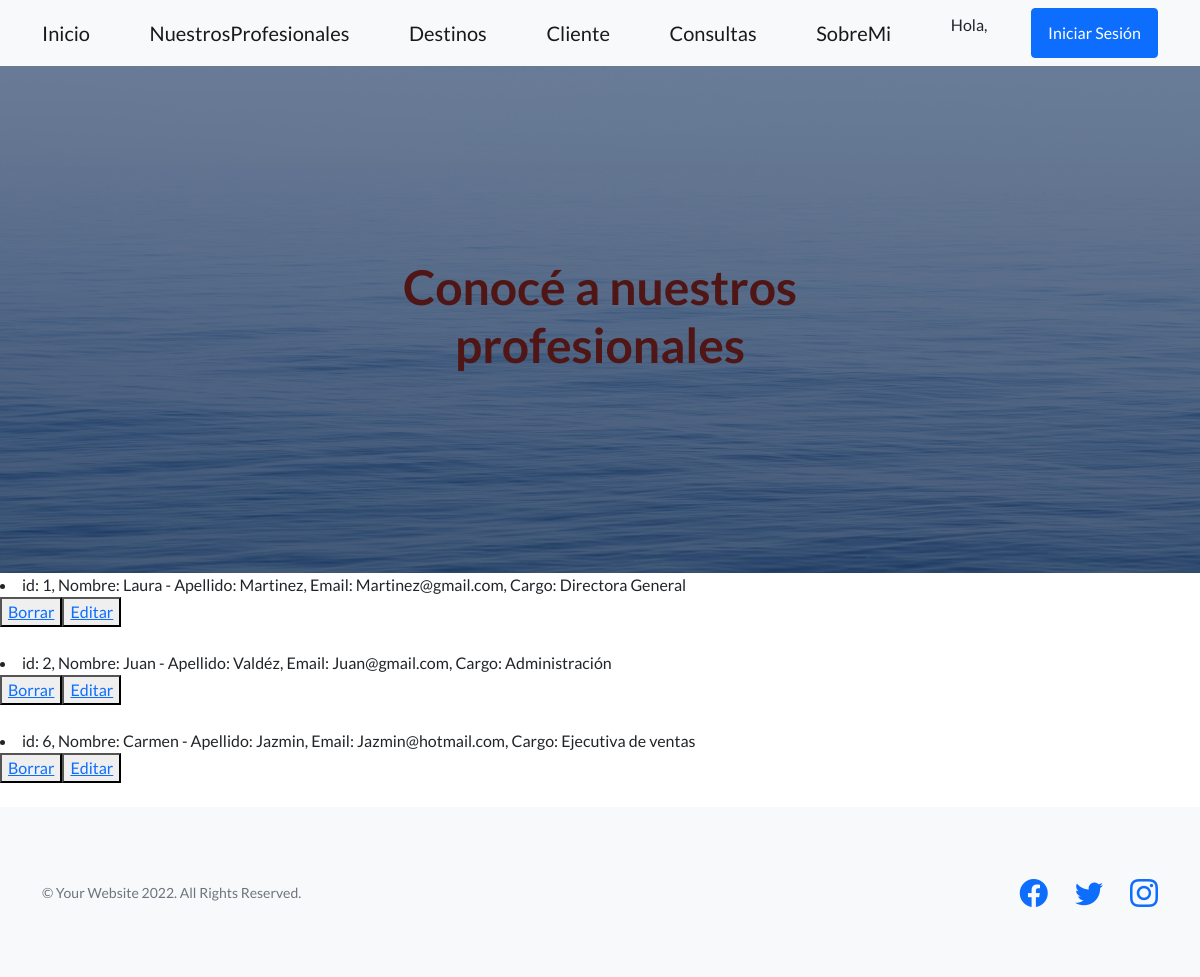
/Turismo/listaProfes/, run on an earlier commit of the app's database.
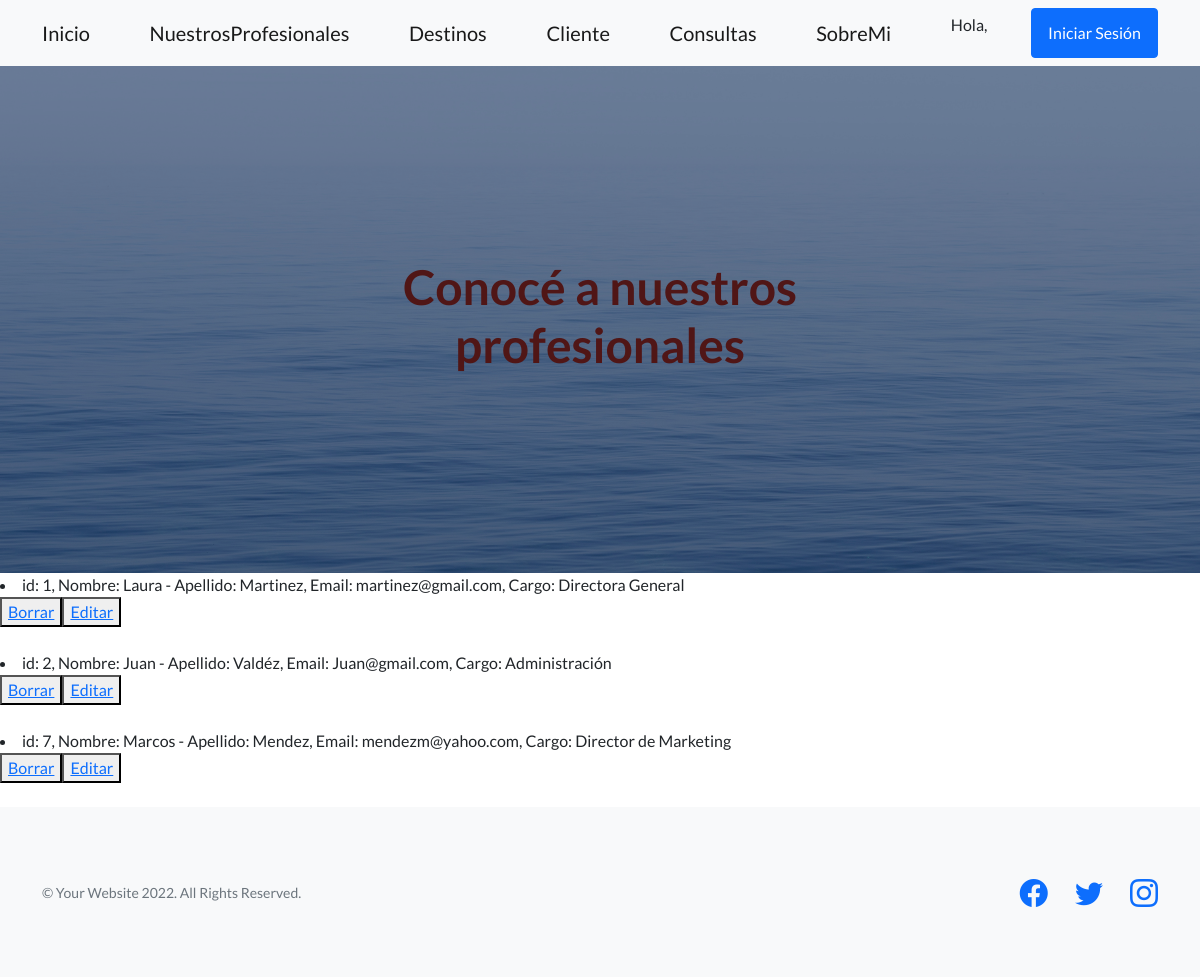
And on a later commit of the database.
### Turismo/models.py (models this page shows)
class Profesionales(models.Model):
    nombre = models.CharField(max_length=40)
    apellido = models.CharField(max_length=40)
    email = models.EmailField()
    cargo = models.CharField(max_length=40, default="")
    def __str__(self):
        return f" id: {self.id}, Nombre: {self.nombre} - Apellido: {self.apellido},  Email: {self.email}, Cargo: {self.cargo}"
    class Meta:
        verbose_name_plural = "Profesionales"

### Turismo/views.py (the view)
# urls.py: path('listaProfes/', views.listaProfesionales, name="ListaProfesionales"),
def listaProfesionales(request):
        profesionales = Profesionales.objects.all()
        contexto = {"profesionales":profesionales}
        return render(request, "Turismo/leerProfesionales.html",contexto)

### Turismo/templates/Turismo/leerProfesionales.html (shortened to what this page needs)
{% extends "Turismo/padre.html" %}
{% load static %}
{% block informacionQueCambia %}
<h1 style="color:rgb(80, 22, 22)"> Conocé a nuestros profesionales </h1>
{% endblock %}
{% block contenidoBajo %}
{% for p in profesionales %}
<li>{{p}}</li>
<button>
    <a href="{% url 'BorrarProfes' p.nombre %}">Borrar</a>
</button><button>
    <a href="{% url 'EditarProfes' p.nombre %}">Editar</a>
</button>
<br>
{% endfor %}
{% endblock %}

### Turismo/templates/Turismo/padre.html (shortened to what this page needs)
<!DOCTYPE html>
<html lang="en">
    <head>
        {% load static %}
        <link href="https://cdn.jsdelivr.net/npm/bootstrap-icons@1.5.0/font/bootstrap-icons.css" rel="stylesheet" type="text/css" />
        <link href="{% static 'Turismo/css/styles.css' %}" rel="stylesheet" />
    </head>
    <body>
        <nav class="navbar navbar-light bg-light static-top">
            <div class="container">
                <a class="navbar-brand" href="{% url 'Inicio' %}">Inicio</a>
                <a class="navbar-brand" href="{% url 'ListaProfesionales' %}">NuestrosProfesionales</a>
                <a class="navbar-brand" href="{% url 'Destinos' %}">Destinos</a>
                <a class="navbar-brand" href="{% url 'Cliente' %}">Cliente</a>
                <a class="navbar-brand" href="{% url 'Consultas' %}">Consultas</a>
                <a class="navbar-brand" href="{% url 'Abautme' %}">SobreMi</a>
                <p>Hola, {{user.username}}</p>
                <a class="btn btn-primary" href="{% url 'Login' %}">Iniciar Sesión</a>
            </div>
        </nav>
        <header class="masthead">
            <div class="container position-relative">
                <div class="row justify-content-center">
                    <div class="col-xl-6">
                        <div class="text-center text-white">
                            {% block informacionQueCambia %}
                            {% endblock %}
                        </div>
                    </div>
                </div>
            </div>
        </header>
{% block contenidoBajo %}
{% endblock %}
        <footer class="footer bg-light">
            <div class="container">
                <div class="row">
                    <div class="col-lg-6 h-100 text-center text-lg-start my-auto">
                        <p class="text-muted small mb-4 mb-lg-0">&copy; Your Website 2022. All Rights Reserved.</p>
                    </div>
                    <div class="col-lg-6 h-100 text-center text-lg-end my-auto">
                        <ul class="list-inline mb-0">
                            <li class="list-inline-item me-4">
                                <a href="https://es-la.facebook.com/"><i class="bi-facebook fs-3"></i></a>
                            </li>
                            <li class="list-inline-item me-4">
                                <a href="https://twitter.com"><i class="bi-twitter fs-3"></i></a>
                            </li>
                            <li class="list-inline-item">
                                <a href="https://www.instagram.com"><i class="bi-instagram fs-3"></i></a>
                            </li>
                        </ul>
                    </div>
                </div>
            </div>
        </footer>
    </body>
</html>

What changed in the data, as far as the page shows it:
removed Profesionales: id+nombre+apellido "id: 6, Nombre: Carmen - Apellido: Jazmin, Email: Jazmin@hotmail.com, Cargo: Ejecutiva de ventas"
changed Profesionales: id+nombre+apellido "id: 1, Nombre: Laura - Apellido: Martinez, Email: Martinez@gmail.com, Cargo: Directora General" → "id: 1, Nombre: Laura - Apellido: Martinez, Email: martinez@gmail.com, Cargo: Directora General"
added Profesionales: id+nombre+apellido "id: 7, Nombre: Marcos - Apellido: Mendez, Email: mendezm@yahoo.com, Cargo: Director de Marketing"
